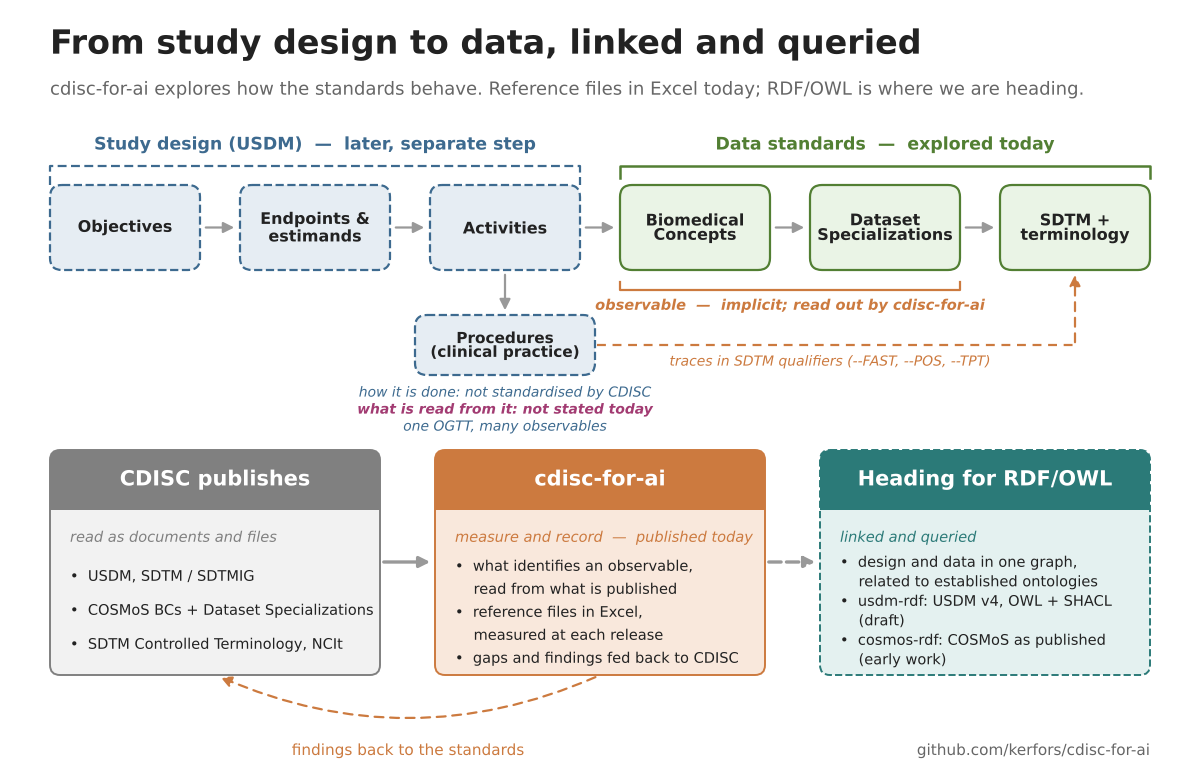

The Python source for this figure:
# Draws docs/images/cdisc_for_ai_design_to_data.png (the picture on the Pages front page and in README.md).
# Run: python3 cdisc_for_ai_design_to_data.py   (needs matplotlib)

import os
import matplotlib
matplotlib.use("Agg")
import matplotlib.pyplot as plt
plt.rcParams["font.family"] = "DejaVu Sans"
from matplotlib.patches import FancyBboxPatch, FancyArrowPatch

W, H = 1200, 780
fig = plt.figure(figsize=(W / 100, H / 100), dpi=100)
ax = fig.add_axes([0, 0, 1, 1])
ax.set_xlim(0, W)
ax.set_ylim(H, 0)
ax.axis("off")
fig.patch.set_facecolor("white")

DARK = "#222222"
GREY = "#666666"
BLUE, BLUE_BG = "#3d6a8f", "#e6edf3"
ORANGE, ORANGE_BG = "#cc7a3f", "#f9e8dc"
GREEN, GREEN_BG = "#527f33", "#eaf4e6"
TEAL, TEAL_BG = "#2b7a78", "#e4f1f0"
LGREY, LGREY_BG = "#808080", "#f2f2f2"
PLUM = "#a23b72"
ARROW = "#999999"


def box(x, y, w, h, fc, ec, lw=1.6, ls="-", r=10):
    ax.add_patch(FancyBboxPatch((x, y), w, h, boxstyle=f"round,pad=0,rounding_size={r}",
                                fc=fc, ec=ec, lw=lw, ls=ls))


def arrow(x1, y1, x2, y2, color=ARROW, ls="-", lw=2.2):
    ax.add_patch(FancyArrowPatch((x1, y1), (x2, y2), arrowstyle="-|>", mutation_scale=16,
                                 color=color, lw=lw, ls=ls))


# Title and subtitle
ax.text(50, 45, "From study design to data, linked and queried", fontsize=24, weight="bold",
        color=DARK, va="center")
ax.text(50, 90, "cdisc-for-ai explores how the standards behave. Reference files in Excel today; "
        "RDF/OWL is where we are heading.", fontsize=13, color=GREY, va="center")

# Top row
ax.text(315, 145, "Study design (USDM)  —  later, separate step", fontsize=12.5, weight="bold",
        color=BLUE, ha="center", va="center")
ax.plot([50, 50, 580, 580], [185, 166, 166, 185], color=BLUE, lw=1.6, ls=(0, (4, 2)))
ax.text(885, 145, "Data standards  —  explored today", fontsize=12.5, weight="bold",
        color=GREEN, ha="center", va="center")
ax.plot([620, 620, 1150, 1150], [178, 166, 166, 178], color=GREEN, lw=1.8)

steps = [
    ("Objectives", BLUE_BG, BLUE, "--", 1.6),
    ("Endpoints &\nestimands", BLUE_BG, BLUE, "--", 1.6),
    ("Activities", BLUE_BG, BLUE, "--", 1.6),
    ("Biomedical\nConcepts", GREEN_BG, GREEN, "-", 1.6),
    ("Dataset\nSpecializations", GREEN_BG, GREEN, "-", 1.6),
    ("SDTM +\nterminology", GREEN_BG, GREEN, "-", 1.6),
]
x0, bw, gap, by, bh = 50, 150, 40, 185, 85
for i, (label, fc, ec, ls, lw) in enumerate(steps):
    x = x0 + i * (bw + gap)
    box(x, by, bw, bh, fc, ec, lw=lw, ls=ls, r=12)
    ax.text(x + bw / 2, by + bh / 2, label, fontsize=11.5, weight="bold", color=DARK,
            ha="center", va="center", linespacing=1.0)
    if i < len(steps) - 1:
        arrow(x + bw + 3, by + bh / 2, x + bw + gap - 3, by + bh / 2, lw=1.6)

# Observable: implicit in BC + DSS, read out by cdisc-for-ai
ax.plot([620, 620, 960, 960], [282, 290, 290, 282], color=ORANGE, lw=1.6)
ax.text(790, 306, "observable  —  implicit; read out by cdisc-for-ai", fontsize=10.5,
        weight="bold", style="italic", color=ORANGE, ha="center", va="center")

# Procedures: a second axis, not a step in the chain (USDM: an activity points to both)
box(415, 315, 180, 60, BLUE_BG, BLUE, lw=1.6, ls="--", r=12)
ax.text(505, 345, "Procedures\n(clinical practice)", fontsize=11, weight="bold", color=DARK,
        ha="center", va="center", linespacing=1.0)
arrow(505, 272, 505, 313, lw=1.6)
ax.text(505, 393, "how it is done: not standardised by CDISC", fontsize=10, style="italic",
        color=BLUE, ha="center", va="center")
ax.text(505, 410, "what is read from it: not stated today", fontsize=10, weight="bold",
        style="italic", color=PLUM, ha="center", va="center")
ax.text(505, 427, "one OGTT, many observables", fontsize=10, style="italic", color=BLUE,
        ha="center", va="center")
ax.plot([597, 1075], [345, 345], color=ORANGE, lw=1.6, ls=(0, (4, 3)))
arrow(1075, 345, 1075, 272, color=ORANGE, ls=(0, (4, 3)), lw=1.6)
ax.text(830, 362, "traces in SDTM qualifiers (--FAST, --POS, --TPT)", fontsize=10,
        style="italic", color=ORANGE, ha="center", va="center")

# Bottom row: three panels
py, ph, pw, hh = 450, 225, 330, 60


def panel(x, title, hdr, bg, ec, sub, subcol, bullets, ls="-", step=34, first=577, fs=10.5):
    box(x, py, pw, ph, bg, ec, lw=1.4, ls=ls, r=10)
    ax.add_patch(FancyBboxPatch((x, py), pw, hh, boxstyle="round,pad=0,rounding_size=10",
                                fc=hdr, ec=hdr, lw=0))
    ax.add_patch(plt.Rectangle((x, py + hh - 12), pw, 12, fc=hdr, ec=hdr, lw=0))
    ax.text(x + pw / 2, py + hh / 2, title, fontsize=15, weight="bold", color="white",
            ha="center", va="center")
    ax.text(x + 20, py + 88, sub, fontsize=10.5, style="italic", color=subcol, va="center")
    for j, b in enumerate(bullets):
        if b.startswith("~"):
            ax.text(x + 20, first + j * step, "    " + b[1:], fontsize=fs, color=DARK, va="center")
        else:
            ax.text(x + 20, first + j * step, "•  " + b, fontsize=fs, color=DARK, va="center")


panel(50, "CDISC publishes", LGREY, LGREY_BG, LGREY, "read as documents and files", LGREY,
      ["USDM, SDTM / SDTMIG", "COSMoS BCs + Dataset Specializations",
       "SDTM Controlled Terminology, NCIt"])
panel(435, "cdisc-for-ai", ORANGE, ORANGE_BG, ORANGE, "measure and record  —  published today", ORANGE,
      ["what identifies an observable,", "~read from what is published",
       "reference files in Excel,", "~measured at each release",
       "gaps and findings fed back to CDISC"], step=23, first=567)
panel(820, "Heading for RDF/OWL", TEAL, TEAL_BG, TEAL, "linked and queried", TEAL,
      ["design and data in one graph,", "~related to established ontologies",
       "usdm-rdf: USDM v4, OWL + SHACL", "~(draft)",
       "cosmos-rdf: COSMoS as published", "~(early work)"], ls="--", step=19.5, first=563)

arrow(381, 562, 433, 562, lw=2.4)
arrow(766, 562, 818, 562, ls="--", lw=2.4)

# Feedback loop
ax.add_patch(FancyArrowPatch((598, 676), (218, 676), connectionstyle="arc3,rad=-0.22",
                             arrowstyle="-|>", mutation_scale=16, color=ORANGE, lw=1.6,
                             ls=(0, (4, 3))))
ax.text(408, 751, "findings back to the standards", fontsize=11, color=ORANGE, ha="center",
        va="center")
ax.text(1150, 751, "github.com/kerfors/cdisc-for-ai", fontsize=11, color=GREY, ha="right",
        va="center")

fig.savefig(os.path.join(os.path.dirname(os.path.abspath(__file__)), "cdisc_for_ai_design_to_data.png"),
            dpi=100, facecolor="white")
